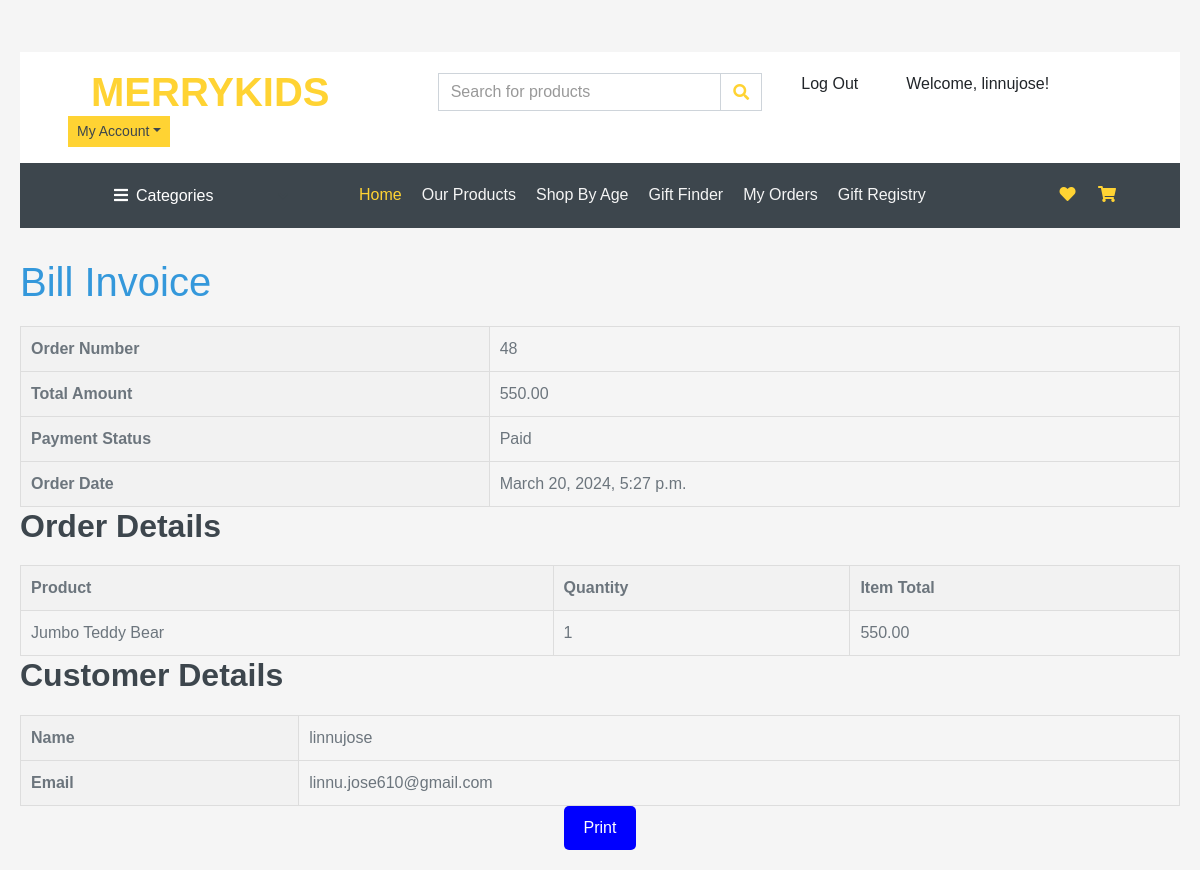
Page /billinvoice/ (signed in) on the committed database.
### toyapp/models.py (models this page shows, shortened)
class CustomUser(AbstractUser):
    ADMIN = 1
    CUSTOMER = 2
    DELIVERYTEAM = 3
    SELLER = 4
    USER_TYPES = (
        (ADMIN, 'Admin'),
        (CUSTOMER, 'Customer'),
        (DELIVERYTEAM, 'Deliveryteam'),
        (SELLER,'Seller'),
    )
    user_types = models.PositiveSmallIntegerField(choices=USER_TYPES,default='2')
    username=models.CharField(max_length=50,unique=True)
    name = models.CharField(max_length=50)
    email = models.EmailField(max_length=100, unique=True)
    password = models.CharField(max_length=128)
    shop_name=models.CharField(max_length=255, null=True)
    user_name=models.CharField(max_length=100, null=True)
    email = models.EmailField(max_length=100, unique=True)
    password = models.CharField(max_length=128)
    phone = models.CharField(max_length=12, blank=True)
    shop_address=models.CharField(max_length=255, null=True)
    tax_id=models.CharField(max_length=20, null=True)
    name = models.CharField(max_length=50)
    username=models.CharField(max_length=50,unique=True)
    email = models.EmailField(max_length=100, unique=True)
    phone = models.CharField(max_length=12, blank=True)
    password = models.CharField(max_length=128)
    is_admin = models.BooleanField(default=False)
    is_staff = models.BooleanField(default=False)
    is_active = models.BooleanField(default=True)
    is_superadmin = models.BooleanField(default=False)
    objects = UserManager()

class Order(models.Model):
    user = models.ForeignKey(CustomUser, on_delete=models.CASCADE)
    products = models.ManyToManyField(Product, through='OrderItem')
    total_amount = models.DecimalField(max_digits=10, decimal_places=2)
    payment_id = models.CharField(max_length=100, null=True, blank=True)
    payment_status = models.BooleanField(default=False)
    created_at = models.DateTimeField(auto_now_add=True)

class OrderItem(models.Model):
    order = models.ForeignKey(Order, on_delete=models.CASCADE)
    product = models.ForeignKey(Product, on_delete=models.CASCADE)
    quantity = models.PositiveIntegerField(default=1)
    item_total = models.DecimalField(max_digits=10, decimal_places=2)

class Product(models.Model):
    id = models.AutoField(primary_key=True)
    name = models.CharField(max_length=255)
    description = models.TextField()
    category = models.ForeignKey(Category, on_delete=models.CASCADE)
    sub_category = models.ForeignKey(Subcategory, on_delete=models.CASCADE)
    brand = models.ForeignKey(Brand, on_delete=models.CASCADE)
    age = models.ForeignKey(Age, on_delete=models.CASCADE)
    material = models.CharField(max_length=255)
    price = models.DecimalField(max_digits=10, decimal_places=2)
    quantity = models.PositiveIntegerField(default=1)
    gender = models.CharField(max_length=20)
    seller = models.ForeignKey(CustomUser, on_delete=models.CASCADE)
    status = models.CharField(max_length=20, choices=[('Available', 'Available'), ('Not Available', 'Not Available')])
    product_image = models.ImageField(upload_to='products/')

### toyapp/views.py (the view)
# urls.py: path('billinvoice/', views.bill_invoice, name='bill_invoice'),
def bill_invoice(request):
    order = Order.objects.filter(user=request.user).latest('created_at')
    return render(request, 'billinvoice.html', {'order': order})

### templates/billinvoice.html (shortened to what this page needs)
{% load static %}
{% include "base.html" %}
{% block content %}
<!DOCTYPE html>
<html lang="en">
<head>
</head>
<body>
    <h1>Bill Invoice</h1>
    {% if order %}
        <table>
            <tr>
                <th>Order Number</th>
                <td>{{ order.id }}</td>
            </tr>
            <tr>
                <th>Total Amount</th>
                <td>{{ order.total_amount }}</td>
            </tr>
            <tr>
                <th>Payment Status</th>
                <td>{% if order.payment_status %}Paid{% else %}Pending{% endif %}</td>
            </tr>
            <tr>
                <th>Order Date</th>
                <td>{{ order.created_at }}</td>
            </tr>
        </table>
        <h2>Order Details</h2>
        <table>
            <tr>
                <th>Product</th>
                <th>Quantity</th>
                <th>Item Total</th>
            </tr>
            {% for item in order.orderitem_set.all %}
                <tr>
                    <td>{{ item.product.name }}</td>
                    <td>{{ item.quantity }}</td>
                    <td>{{ item.item_total }}</td>
                </tr>
            {% endfor %}
        </table>
        <h2>Customer Details</h2>
        <table>
            <tr>
                <th>Name</th>
                <td>{{ order.user.username }}</td>
            </tr>
            <tr>
                <th>Email</th>
                <td>{{ order.user.email }}</td>
            </tr>
        </table>
    {% else %}
        <p>No order details found.</p>
    {% endif %}
    <center><button onclick="window.print()">Print</button></center>
</body>
</html>
{% endblock %}

### templates/base.html (shortened to what this page needs)
{% load static %}
<!DOCTYPE html>
<html lang="en">
<head>
    <link href="https://cdnjs.cloudflare.com/ajax/libs/font-awesome/5.10.0/css/all.min.css" rel="stylesheet">
    <link href="/static/lib/animate/animate.min.css" rel="stylesheet">
    <link href="/static/lib/owlcarousel/assets/owl.carousel.min.css" rel="stylesheet">
    <link href="{% static '/css/style.css' %}" rel="stylesheet">
</head>
<body>
    <div class="container-fluid">
        <div class="row bg-secondary py-1 px-xl-5">
            <div class="col-lg-6 text-center text-lg-right">
            </div>
        </div>
        <div class="row align-items-center bg-light py-3 px-xl-5 d-none d-lg-flex">
            <div class="col-lg-4">
                <a href="" class="text-decoration-none">
                    <span class="h1 text-uppercase text-primary bg- px-2">MerryKids</span>
                </a>
            </div>
            <div class="col-lg-4 col-6 text-left">
                <form action="">
                    <div class="input-group">
                        <input type="text" class="form-control" id="searchInput" placeholder="Search for products">
                        <div class="input-group-append">
                            <span class="input-group-text bg-transparent text-primary">
                                <i class="fa fa-search"></i>
                            </span>
                        </div>
                    </div>
                </form>
            </div>
<div class="btn-group">
    <a href="{% url 'logout' %}"><button class="dropdown-item" type="button">Log Out</button></a>
        {% if user.is_authenticated %}
            <p class="dropdown-item">Welcome, {{ user.username }}!</p>
        {% endif %}
</div>
<div class="btn-group">
    <button type="button" class="btn btn-sm btn-primary dropdown-toggle" data-toggle="dropdown">My Account</button>
</div>
        </div>
    </div>
    <div class="container-fluid bg-dark mb-30">
        <div class="row px-xl-5">
            <div class="col-lg-3 d-none d-lg-block">
                <a class="btn d-flex align-items-center justify-content-between  w-100" data-toggle="collapse" href="#navbar-vertical" style="height: 65px; padding: 0 30px;">
                    <h6 class="text-light m-0"><i class="fa fa-bars mr-2"></i>Categories</h6>
                    <i class="fa fa-angle-down text-dark"></i>
                </a>
            </div>
            <div class="col-lg-9">
                <nav class="navbar navbar-expand-lg  navbar-dark py-3 py-lg-0 px-0">
                    <div class="collapse navbar-collapse justify-content-between" id="navbarCollapse">
                        <div class="navbar-nav mr-auto py-0">
                            <a href="{% url 'userhome' %}" class="nav-item nav-link active">Home</a>
                            <a href="{% url 'product_list' %}" class="nav-item nav-link">Our Products</a>
                            <a href="{% url 'shopbyage' %}" class="nav-item nav-link">Shop By Age</a>
                            <a href="{% url 'giftfinder' %}" class="nav-item nav-link">Gift Finder</a>
                            <a href="{% url 'myorders' %}" class="nav-item nav-link">My Orders</a>
                            <a href="{% url 'gift_registry' %}" class="nav-item nav-link">Gift Registry</a>
                        </div>
                        <div class="navbar-nav ml-auto py-0 d-none d-lg-block">
                            <a href="{% url 'wishlist' %}" class="btn px-0" id="wish2">
                                <i class="fas fa-heart text-primary"></i>
                            </a>
                            <a href="{% url 'cart' %}" class="btn px-0 ml-3" >
                                <i class="fas fa-shopping-cart text-primary"></i>
                            </a>
                        </div>
                    </div>
                </nav>
            </div>
        </div>
    </div>
</body>
</html>

### templates/billinvoice.html (style rules this page uses)
body { font-family: 'Arial', sans-serif; padding: 20px; }
h1 { color: #3498db; }
table { width: 100%; border-collapse: collapse; margin-top: 20px; }
th, td { border: 1px solid #ddd; padding: 10px; text-align: left; }
th { background-color: #f2f2f2; }
button { background-color: blue; color: white; padding: 10px 20px; border: none; border-radius: 5px; cursor: pointer; }

### rows in the picture
CustomUser: username "linnujose"
Order: id "48", total_amount "550.00", created_at "March 20, 2024, 5:27 p.m.", user.username "linnujose", user.email "linnu.jose610@gmail.com"
OrderItem: product.name "Jumbo Teddy Bear", quantity "1", item_total "550.00"
